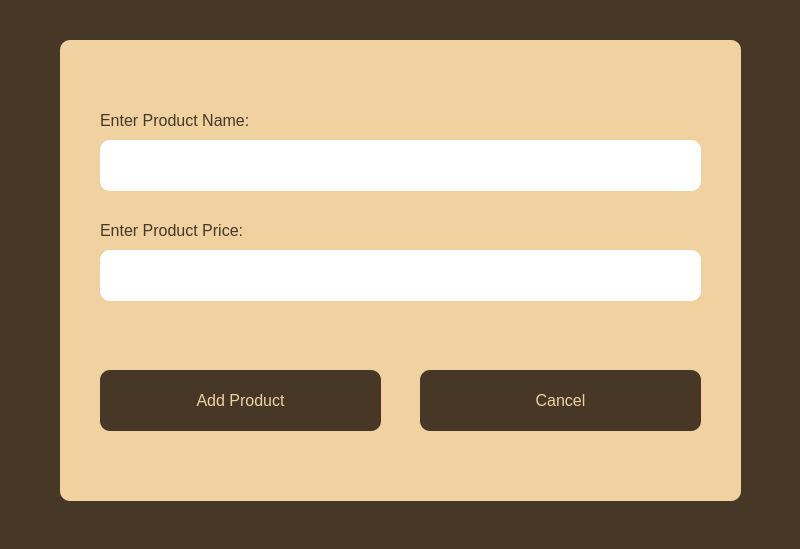
<?xml version="1.0" encoding="UTF-8"?>
<ui version="4.0">
 <class>Form</class>
 <widget class="QWidget" name="Form">
  <property name="geometry">
   <rect>
    <x>0</x>
    <y>0</y>
    <width>800</width>
    <height>549</height>
   </rect>
  </property>
  <property name="windowTitle">
   <string>Add Product</string>
  </property>
  <property name="windowIcon">
   <iconset>
    <normaloff>../images/Picsart_23-06-15_09-41-02-215.png</normaloff>../images/Picsart_23-06-15_09-41-02-215.png</iconset>
  </property>
  <property name="styleSheet">
   <string notr="true">background-color: rgb(71, 55, 39, 100%);</string>
  </property>
  <widget class="QLabel" name="label_12">
   <property name="geometry">
    <rect>
     <x>60</x>
     <y>40</y>
     <width>681</width>
     <height>461</height>
    </rect>
   </property>
   <property name="font">
    <font>
     <pointsize>11</pointsize>
     <weight>50</weight>
     <bold>false</bold>
    </font>
   </property>
   <property name="styleSheet">
    <string notr="true">background-color: rgb(240, 209, 160, 100%); border-radius: 10px; padding: 20px; color: rgb(71, 55, 39, 100%);</string>
   </property>
   <property name="text">
    <string/>
   </property>
  </widget>
  <widget class="QLabel" name="label">
   <property name="geometry">
    <rect>
     <x>100</x>
     <y>100</y>
     <width>241</width>
     <height>41</height>
    </rect>
   </property>
   <property name="font">
    <font>
     <pointsize>12</pointsize>
    </font>
   </property>
   <property name="styleSheet">
    <string notr="true">background-color: none; color: rgb(71, 55, 39, 100%);</string>
   </property>
   <property name="text">
    <string>Enter Product Name:</string>
   </property>
  </widget>
  <widget class="QLineEdit" name="addProductName">
   <property name="geometry">
    <rect>
     <x>100</x>
     <y>140</y>
     <width>601</width>
     <height>51</height>
    </rect>
   </property>
   <property name="font">
    <font>
     <pointsize>11</pointsize>
    </font>
   </property>
   <property name="styleSheet">
    <string notr="true">background-color: white; border: none; border-radius: 10px; padding: 10px;</string>
   </property>
  </widget>
  <widget class="QLabel" name="label_2">
   <property name="geometry">
    <rect>
     <x>100</x>
     <y>210</y>
     <width>241</width>
     <height>41</height>
    </rect>
   </property>
   <property name="font">
    <font>
     <pointsize>12</pointsize>
    </font>
   </property>
   <property name="styleSheet">
    <string notr="true">background-color: none; color: rgb(71, 55, 39, 100%);</string>
   </property>
   <property name="text">
    <string>Enter Product Price:</string>
   </property>
  </widget>
  <widget class="QLineEdit" name="addProductPrice">
   <property name="geometry">
    <rect>
     <x>100</x>
     <y>250</y>
     <width>601</width>
     <height>51</height>
    </rect>
   </property>
   <property name="font">
    <font>
     <pointsize>11</pointsize>
    </font>
   </property>
   <property name="styleSheet">
    <string notr="true">background-color: white; border: none; border-radius: 10px; padding: 10px;</string>
   </property>
  </widget>
  <widget class="QPushButton" name="Cancelsub">
   <property name="geometry">
    <rect>
     <x>420</x>
     <y>370</y>
     <width>281</width>
     <height>61</height>
    </rect>
   </property>
   <property name="font">
    <font>
     <pointsize>12</pointsize>
     <weight>50</weight>
     <bold>false</bold>
    </font>
   </property>
   <property name="cursor">
    <cursorShape>PointingHandCursor</cursorShape>
   </property>
   <property name="styleSheet">
    <string notr="true">background-color: rgb(71, 55, 39, 100%); color: rgb(240, 209, 160, 100%); border-radius: 10px; </string>
   </property>
   <property name="text">
    <string>Cancel</string>
   </property>
  </widget>
  <widget class="QPushButton" name="AddProductsub">
   <property name="geometry">
    <rect>
     <x>100</x>
     <y>370</y>
     <width>281</width>
     <height>61</height>
    </rect>
   </property>
   <property name="font">
    <font>
     <pointsize>12</pointsize>
     <weight>50</weight>
     <bold>false</bold>
    </font>
   </property>
   <property name="cursor">
    <cursorShape>PointingHandCursor</cursorShape>
   </property>
   <property name="styleSheet">
    <string notr="true">background-color: rgb(71, 55, 39, 100%); color: rgb(240, 209, 160, 100%); border-radius: 10px; </string>
   </property>
   <property name="text">
    <string>Add Product</string>
   </property>
  </widget>
 </widget>
 <resources/>
 <connections/>
</ui>
